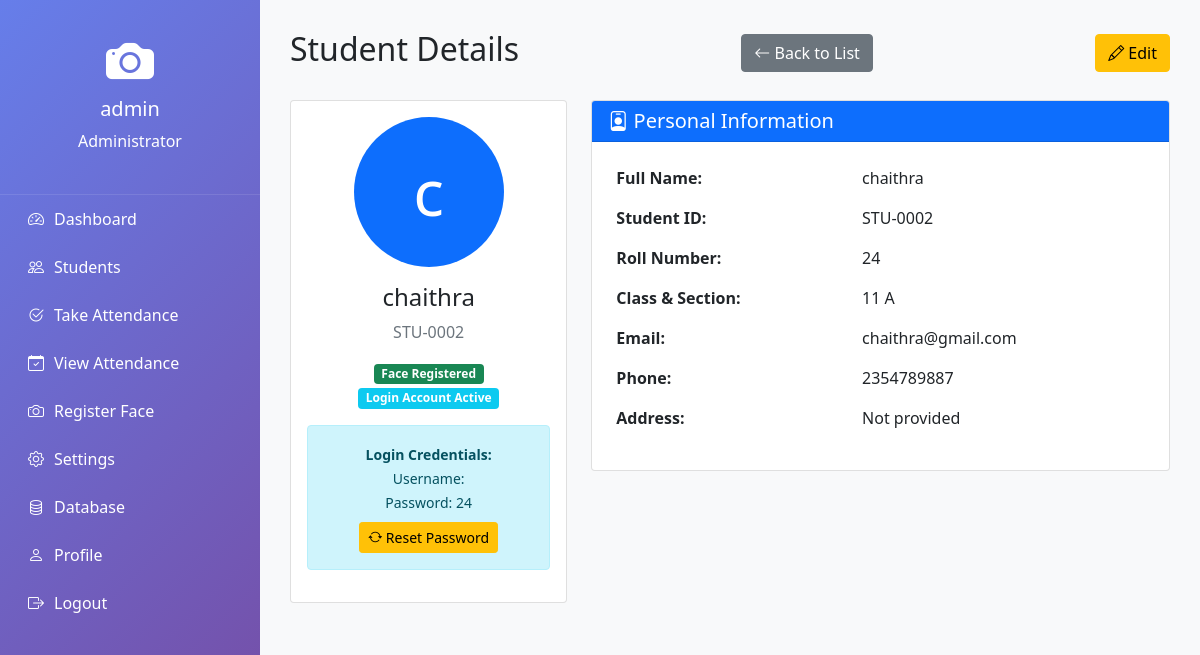
Screenshot of /staff/view/2 (signed in) with the database file from the repository.
### app/models.py (models this page shows, shortened)
class User(UserMixin, db.Model):
    __tablename__ = 'users'
    id = db.Column(db.Integer, primary_key=True)
    username = db.Column(db.String(64), unique=True, nullable=False)
    email = db.Column(db.String(120), nullable=False)  # UNIQUE CONSTRAINT REMOVED
    password_hash = db.Column(db.String(128))
    is_admin = db.Column(db.Boolean, default=False)
    is_teacher = db.Column(db.Boolean, default=False)
    is_active = db.Column(db.Boolean, default=True)
    created_at = db.Column(db.DateTime, default=datetime.utcnow)
    last_login = db.Column(db.DateTime)
    teacher_id = db.Column(db.String(20), unique=True)
    department = db.Column(db.String(100))
    phone = db.Column(db.String(20))

class Student(db.Model):
    __tablename__ = 'students'
    id = db.Column(db.Integer, primary_key=True)
    student_id = db.Column(db.String(20), unique=True, nullable=False)
    name = db.Column(db.String(100), nullable=False)
    roll_number = db.Column(db.String(20), unique=True, nullable=False)
    class_name = db.Column(db.String(50))
    section = db.Column(db.String(10))
    email = db.Column(db.String(120))
    phone = db.Column(db.String(20))
    address = db.Column(db.Text)
    photo_path = db.Column(db.String(200))
    face_encoded = db.Column(db.Boolean, default=False)
    parent_name = db.Column(db.String(100))
    parent_phone = db.Column(db.String(20))
    parent_email = db.Column(db.String(120))
    date_of_birth = db.Column(db.Date)
    admission_date = db.Column(db.Date, default=datetime.utcnow)
    created_at = db.Column(db.DateTime, default=datetime.utcnow)
    updated_at = db.Column(db.DateTime, default=datetime.utcnow, onupdate=datetime.utcnow)
    attendances = db.relationship('Attendance', backref='student', lazy=True, cascade='all, delete-orphan')
    face_encodings = db.relationship('FaceEncoding', backref='student', lazy=True, cascade='all, delete-orphan')
    leave_requests = db.relationship('LeaveRequest', backref='student', lazy=True, cascade='all, delete-orphan')

### app/routes.py (the view)
@staff_bp.route('/view/<int:id>')
@login_required
@teacher_or_admin_required
def view(id):
    student = Student.query.get_or_404(id)
    attendance_records = Attendance.query.filter_by(student_id=id).order_by(Attendance.date.desc()).limit(30).all()
    has_account = StudentUser.query.filter_by(student_id=id).first() is not None
    return render_template('view_student.html', student=student, attendance=attendance_records,
                           is_admin=current_user.is_admin, datetime=datetime, has_account=has_account)

### app/models.py (called while the page is built)
@login_manager.user_loader
def load_user(user_id):
    if user_id.startswith('staff_'):
        return User.query.get(int(user_id.replace('staff_', '')))
    elif user_id.startswith('student_'):
        return StudentUser.query.get(int(user_id.replace('student_', '')))
    return None

### app/routes.py (called while the page is built)
def teacher_or_admin_required(f):
    @wraps(f)
    def decorated_function(*args, **kwargs):
        if not current_user.is_authenticated:
            flash('Please log in to access this page.', 'warning')
            return redirect(url_for('auth.login'))
        return f(*args, **kwargs)
    return decorated_function

### app/templates/view_student.html (shortened to what this page needs)
{% extends "base.html" %}
{% block page_title %}Student Details{% endblock %}
{% block page_actions %}
<a href="{{ url_for('staff.list') }}" class="btn btn-secondary">
    <i class="bi bi-arrow-left"></i> Back to List
</a>
{% if current_user.is_admin %}
<a href="{{ url_for('staff.edit', id=student.id) }}" class="btn btn-warning">
    <i class="bi bi-pencil"></i> Edit
</a>
{% endif %}
{% endblock %}
{% block content %}
<div class="row">
    <div class="col-md-4 mb-4">
        <div class="card">
            <div class="card-body text-center">
                <div class="bg-primary text-white d-flex align-items-center justify-content-center mx-auto mb-3"
                     style="width: 150px; height: 150px; border-radius: 50%; font-size: 4rem;">
                    {{ student.name[0] }}
                </div>
                <h4>{{ student.name }}</h4>
                <p class="text-muted">{{ student.student_id }}</p>
                <div class="mb-3">
                    {% if student.face_encoded %}
                        <span class="badge bg-success">Face Registered</span>
                    {% else %}
                        <span class="badge bg-warning">Face Not Registered</span>
                    {% endif %}
                    {% if has_account %}
                        <span class="badge bg-info">Login Account Active</span>
                    {% else %}
                        <span class="badge bg-secondary">No Login Account</span>
                    {% endif %}
                </div>
                {% if has_account and current_user.is_admin %}
                <div class="alert alert-info mt-3">
                    <small>
                        <strong>Login Credentials:</strong><br>
                        Username: {{ student.user_account.username }}<br>
                        Password: {{ student.roll_number }}
                    </small>
                    <form method="POST" action="{{ url_for('staff.reset_password', id=student.id) }}" class="mt-2">
                        <button type="submit" class="btn btn-warning btn-sm">
                            <i class="bi bi-arrow-repeat"></i> Reset Password
                        </button>
                    </form>
                </div>
                {% endif %}
            </div>
        </div>
    </div>
    <div class="col-md-8 mb-4">
        <div class="card">
            <div class="card-header bg-primary text-white">
                <h5 class="mb-0"><i class="bi bi-person-badge"></i> Personal Information</h5>
            </div>
            <div class="card-body">
                <table class="table table-borderless">
                    <tr><th>Full Name:</th><td>{{ student.name }}</td></tr>
                    <tr><th>Student ID:</th><td>{{ student.student_id }}</td></tr>
                    <tr><th>Roll Number:</th><td>{{ student.roll_number }}</td></tr>
                    <tr><th>Class & Section:</th><td>{{ student.class_name or '' }} {{ student.section or '' }}</td></tr>
                    <tr><th>Email:</th><td>{{ student.email or 'Not provided' }}</td></tr>
                    <tr><th>Phone:</th><td>{{ student.phone or 'Not provided' }}</td></tr>
                    <tr><th>Address:</th><td>{{ student.address or 'Not provided' }}</td></tr>
                </table>
            </div>
        </div>
    </div>
</div>
{% endblock %}

### app/templates/base.html (shortened to what this page needs)
<!DOCTYPE html>
<html lang="en">
<head>
    <link href="https://cdn.jsdelivr.net/npm/bootstrap@5.1.3/dist/css/bootstrap.min.css" rel="stylesheet">
    <link rel="stylesheet" href="https://cdn.jsdelivr.net/npm/bootstrap-icons@1.8.1/font/bootstrap-icons.css">
</head>
<body>
    <div class="sidebar" id="sidebar">
        <div class="profile-section">
            <i class="bi bi-camera-fill"></i>
            <h5>{{ current_user.username }}</h5>
            <p>{% if current_user.is_admin %}Administrator{% else %}Teacher{% endif %}</p>
        </div>
        <nav class="nav flex-column">
            <a class="nav-link {% if request.endpoint == 'main.dashboard' %}active{% endif %}"
               href="{{ url_for('main.dashboard') }}">
                <i class="bi bi-speedometer2"></i> Dashboard
            </a>
            <a class="nav-link {% if request.endpoint == 'staff.list' %}active{% endif %}"
               href="{{ url_for('staff.list') }}">
                <i class="bi bi-people"></i> Students
            </a>
            <a class="nav-link {% if request.endpoint == 'attendance.take' %}active{% endif %}"
               href="{{ url_for('attendance.take') }}">
                <i class="bi bi-check2-circle"></i> Take Attendance
            </a>
            <a class="nav-link {% if request.endpoint == 'attendance.view' %}active{% endif %}"
               href="{{ url_for('attendance.view') }}">
                <i class="bi bi-calendar-check"></i> View Attendance
            </a>
            {% if current_user.is_admin %}
            <a class="nav-link {% if request.endpoint == 'face.register' %}active{% endif %}"
               href="{{ url_for('face.register', student_id=0) }}">
                <i class="bi bi-camera"></i> Register Face
            </a>
            <a class="nav-link {% if request.endpoint == 'main.settings' %}active{% endif %}"
               href="{{ url_for('main.settings') }}">
                <i class="bi bi-gear"></i> Settings
            </a>
            <a class="nav-link {% if request.endpoint == 'main.database_manage' %}active{% endif %}"
               href="{{ url_for('main.database_manage') }}">
                <i class="bi bi-database"></i> Database
            </a>
            {% endif %}
            <a class="nav-link {% if request.endpoint == 'auth.profile' %}active{% endif %}"
               href="{{ url_for('auth.profile') }}">
                <i class="bi bi-person"></i> Profile
            </a>
            <a class="nav-link" href="{{ url_for('auth.logout') }}">
                <i class="bi bi-box-arrow-right"></i> Logout
            </a>
        </nav>
    </div>
    <div class="main-content">
        <div class="d-flex justify-content-between align-items-center mb-4">
            <h2>{% block page_title %}Dashboard{% endblock %}</h2>
            {% block page_actions %}{% endblock %}
        </div>
        {% block content %}{% endblock %}
    </div>
</body>
</html>

### app/templates/base.html (style rules this page uses)
:root { --primary-color: #667eea; --secondary-color: #764ba2; }
body { background: #f8f9fa; font-family: 'Segoe UI', Tahoma, Geneva, Verdana, sans-serif; }
.sidebar { min-height: 100vh; background: linear-gradient(135deg, var(--primary-color), var(--secondary-color)); position: fixed; width: 260px; transition: all 0.3s; z-index: 1000; }
.sidebar .profile-section { padding: 25px 20px; text-align: center; color: white; border-bottom: 1px solid rgba(255,255,255,0.1); }
.sidebar .profile-section i { font-size: 3rem; margin-bottom: 10px; }
.sidebar .nav-link { color: white !important; padding: 12px 25px; transition: all 0.3s; border-left: 3px solid transparent; display: flex; align-items: center; }
.sidebar .nav-link i { margin-right: 10px; }
.main-content { margin-left: 260px; padding: 30px; min-height: 100vh; }

### rows the page displays
User: username "admin"
Student: name "c", name "chaithra", student_id "STU-0002", roll_number "24", class_name "11", section "A", email "chaithra@gmail.com", phone "2354789887", address "Not provided"
